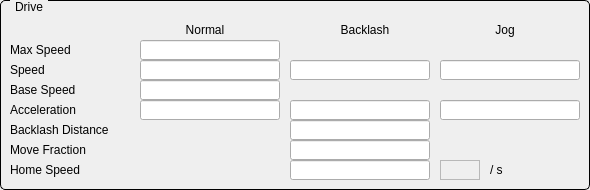
  <widget class="QGroupBox" name="titleGroupBox_6">
   <property name="geometry">
    <rect>
     <x>10</x>
     <y>160</y>
     <width>590</width>
     <height>190</height>
    </rect>
   </property>
   <property name="styleSheet">
    <string notr="true">QGroupBox {
    border: 1px solid black;
    border-radius: 5px;
    margin-top: 0.5em;
}

QGroupBox::title {
    subcontrol-origin: margin;
    left: 10px;
    padding: 0 3px 0 3px;
}</string>
   </property>
   <property name="title">
    <string>Drive</string>
   </property>
   <widget class="QLabel" name="label_13">
    <property name="geometry">
     <rect>
      <x>170</x>
      <y>20</y>
      <width>70</width>
      <height>20</height>
     </rect>
    </property>
    <property name="text">
     <string>Normal</string>
    </property>
    <property name="alignment">
     <set>Qt::AlignCenter</set>
    </property>
   </widget>
   <widget class="QLabel" name="label_14">
    <property name="geometry">
     <rect>
      <x>330</x>
      <y>20</y>
      <width>70</width>
      <height>20</height>
     </rect>
    </property>
    <property name="text">
     <string>Backlash</string>
    </property>
    <property name="alignment">
     <set>Qt::AlignCenter</set>
    </property>
   </widget>
   <widget class="QLabel" name="label_15">
    <property name="geometry">
     <rect>
      <x>480</x>
      <y>20</y>
      <width>50</width>
      <height>20</height>
     </rect>
    </property>
    <property name="text">
     <string>Jog</string>
    </property>
    <property name="alignment">
     <set>Qt::AlignCenter</set>
    </property>
   </widget>
   <widget class="QLabel" name="label_16">
    <property name="geometry">
     <rect>
      <x>10</x>
      <y>40</y>
      <width>90</width>
      <height>20</height>
     </rect>
    </property>
    <property name="text">
     <string>Max Speed</string>
    </property>
    <property name="alignment">
     <set>Qt::AlignLeading|Qt::AlignLeft|Qt::AlignVCenter</set>
    </property>
   </widget>
   <widget class="QLabel" name="label_17">
    <property name="geometry">
     <rect>
      <x>10</x>
      <y>60</y>
      <width>90</width>
      <height>20</height>
     </rect>
    </property>
    <property name="text">
     <string>Speed</string>
    </property>
    <property name="alignment">
     <set>Qt::AlignLeading|Qt::AlignLeft|Qt::AlignVCenter</set>
    </property>
   </widget>
   <widget class="QLabel" name="label_18">
    <property name="geometry">
     <rect>
      <x>10</x>
      <y>80</y>
      <width>90</width>
      <height>20</height>
     </rect>
    </property>
    <property name="text">
     <string>Base Speed</string>
    </property>
    <property name="alignment">
     <set>Qt::AlignLeading|Qt::AlignLeft|Qt::AlignVCenter</set>
    </property>
   </widget>
   <widget class="QLabel" name="label_19">
    <property name="geometry">
     <rect>
      <x>10</x>
      <y>100</y>
      <width>90</width>
      <height>20</height>
     </rect>
    </property>
    <property name="text">
     <string>Acceleration</string>
    </property>
    <property name="alignment">
     <set>Qt::AlignLeading|Qt::AlignLeft|Qt::AlignVCenter</set>
    </property>
   </widget>
   <widget class="QLabel" name="label_20">
    <property name="geometry">
     <rect>
      <x>10</x>
      <y>120</y>
      <width>130</width>
      <height>20</height>
     </rect>
    </property>
    <property name="text">
     <string>Backlash Distance</string>
    </property>
    <property name="alignment">
     <set>Qt::AlignLeading|Qt::AlignLeft|Qt::AlignVCenter</set>
    </property>
   </widget>
   <widget class="QLabel" name="label_21">
    <property name="geometry">
     <rect>
      <x>10</x>
      <y>140</y>
      <width>130</width>
      <height>20</height>
     </rect>
    </property>
    <property name="text">
     <string>Move Fraction</string>
    </property>
    <property name="alignment">
     <set>Qt::AlignLeading|Qt::AlignLeft|Qt::AlignVCenter</set>
    </property>
   </widget>
   <widget class="QELineEdit" name="txtVMAX">
    <property name="geometry">
     <rect>
      <x>140</x>
      <y>40</y>
      <width>140</width>
      <height>20</height>
     </rect>
    </property>
    <property name="variable" stdset="0">
     <string>$(group).VMAX</string>
    </property>
    <property name="displayAlarmStateOption" stdset="0">
     <enum>QEGenericEdit::Never</enum>
    </property>
    <property name="addUnits">
     <bool>false</bool>
    </property>
   </widget>
   <widget class="QELineEdit" name="txtVELO">
    <property name="geometry">
     <rect>
      <x>140</x>
      <y>60</y>
      <width>140</width>
      <height>20</height>
     </rect>
    </property>
    <property name="variable" stdset="0">
     <string>$(group).VELO</string>
    </property>
    <property name="displayAlarmStateOption" stdset="0">
     <enum>QEGenericEdit::Never</enum>
    </property>
    <property name="addUnits">
     <bool>false</bool>
    </property>
   </widget>
   <widget class="QELineEdit" name="txtVBAS">
    <property name="geometry">
     <rect>
      <x>140</x>
      <y>80</y>
      <width>140</width>
      <height>20</height>
     </rect>
    </property>
    <property name="variable" stdset="0">
     <string>$(group).VBAS</string>
    </property>
    <property name="displayAlarmStateOption" stdset="0">
     <enum>QEGenericEdit::Never</enum>
    </property>
    <property name="addUnits">
     <bool>false</bool>
    </property>
   </widget>
   <widget class="QELineEdit" name="txtACCL">
    <property name="geometry">
     <rect>
      <x>140</x>
      <y>100</y>
      <width>140</width>
      <height>20</height>
     </rect>
    </property>
    <property name="variable" stdset="0">
     <string>$(group).ACCL</string>
    </property>
    <property name="displayAlarmStateOption" stdset="0">
     <enum>QEGenericEdit::Never</enum>
    </property>
    <property name="addUnits">
     <bool>false</bool>
    </property>
   </widget>
   <widget class="QELineEdit" name="txtBVEL">
    <property name="geometry">
     <rect>
      <x>290</x>
      <y>60</y>
      <width>140</width>
      <height>20</height>
     </rect>
    </property>
    <property name="variable" stdset="0">
     <string>$(group).BVEL</string>
    </property>
    <property name="displayAlarmStateOption" stdset="0">
     <enum>QEGenericEdit::Never</enum>
    </property>
    <property name="addUnits">
     <bool>false</bool>
    </property>
   </widget>
   <widget class="QELineEdit" name="txtBACC">
    <property name="geometry">
     <rect>
      <x>290</x>
      <y>100</y>
      <width>140</width>
      <height>20</height>
     </rect>
    </property>
    <property name="variable" stdset="0">
     <string>$(group).BACC</string>
    </property>
    <property name="displayAlarmStateOption" stdset="0">
     <enum>QEGenericEdit::Never</enum>
    </property>
    <property name="addUnits">
     <bool>false</bool>
    </property>
   </widget>
   <widget class="QELineEdit" name="txtBDST">
    <property name="geometry">
     <rect>
      <x>290</x>
      <y>120</y>
      <width>140</width>
      <height>20</height>
     </rect>
    </property>
    <property name="variable" stdset="0">
     <string>$(group).BDST</string>
    </property>
    <property name="displayAlarmStateOption" stdset="0">
     <enum>QEGenericEdit::Never</enum>
    </property>
    <property name="addUnits">
     <bool>false</bool>
    </property>
   </widget>
   <widget class="QELineEdit" name="txtFRAC">
    <property name="geometry">
     <rect>
      <x>290</x>
      <y>140</y>
      <width>140</width>
      <height>20</height>
     </rect>
    </property>
    <property name="variable" stdset="0">
     <string>$(group).FRAC</string>
    </property>
    <property name="displayAlarmStateOption" stdset="0">
     <enum>QEGenericEdit::Never</enum>
    </property>
    <property name="addUnits">
     <bool>false</bool>
    </property>
   </widget>
   <widget class="QELineEdit" name="txtJVEL">
    <property name="geometry">
     <rect>
      <x>440</x>
      <y>60</y>
      <width>140</width>
      <height>20</height>
     </rect>
    </property>
    <property name="variable" stdset="0">
     <string>$(group).JVEL</string>
    </property>
    <property name="displayAlarmStateOption" stdset="0">
     <enum>QEGenericEdit::Never</enum>
    </property>
    <property name="addUnits">
     <bool>false</bool>
    </property>
   </widget>
   <widget class="QELineEdit" name="txtJAR">
    <property name="geometry">
     <rect>
      <x>440</x>
      <y>100</y>
      <width>140</width>
      <height>20</height>
     </rect>
    </property>
    <property name="variable" stdset="0">
     <string>$(group).JAR</string>
    </property>
    <property name="displayAlarmStateOption" stdset="0">
     <enum>QEGenericEdit::Never</enum>
    </property>
    <property name="addUnits">
     <bool>false</bool>
    </property>
   </widget>
   <widget class="QLabel" name="label_26">
    <property name="geometry">
     <rect>
      <x>10</x>
      <y>160</y>
      <width>130</width>
      <height>20</height>
     </rect>
    </property>
    <property name="text">
     <string>Home Speed</string>
    </property>
    <property name="alignment">
     <set>Qt::AlignLeading|Qt::AlignLeft|Qt::AlignVCenter</set>
    </property>
   </widget>
   <widget class="QELineEdit" name="txtFRAC_2">
    <property name="geometry">
     <rect>
      <x>290</x>
      <y>160</y>
      <width>140</width>
      <height>20</height>
     </rect>
    </property>
    <property name="variable" stdset="0">
     <string>$(group).HVEL</string>
    </property>
    <property name="displayAlarmStateOption" stdset="0">
     <enum>QEGenericEdit::Never</enum>
    </property>
    <property name="addUnits">
     <bool>false</bool>
    </property>
   </widget>
   <widget class="QELabel" name="qelabel_2">
    <property name="geometry">
     <rect>
      <x>440</x>
      <y>160</y>
      <width>40</width>
      <height>20</height>
     </rect>
    </property>
    <property name="frameShape">
     <enum>QFrame::StyledPanel</enum>
    </property>
    <property name="variable" stdset="0">
     <string>$(group).EGU</string>
    </property>
   </widget>
   <widget class="QLabel" name="label">
    <property name="geometry">
     <rect>
      <x>490</x>
      <y>160</y>
      <width>21</width>
      <height>20</height>
     </rect>
    </property>
    <property name="text">
     <string>/ s</string>
    </property>
   </widget>
  </widget>
